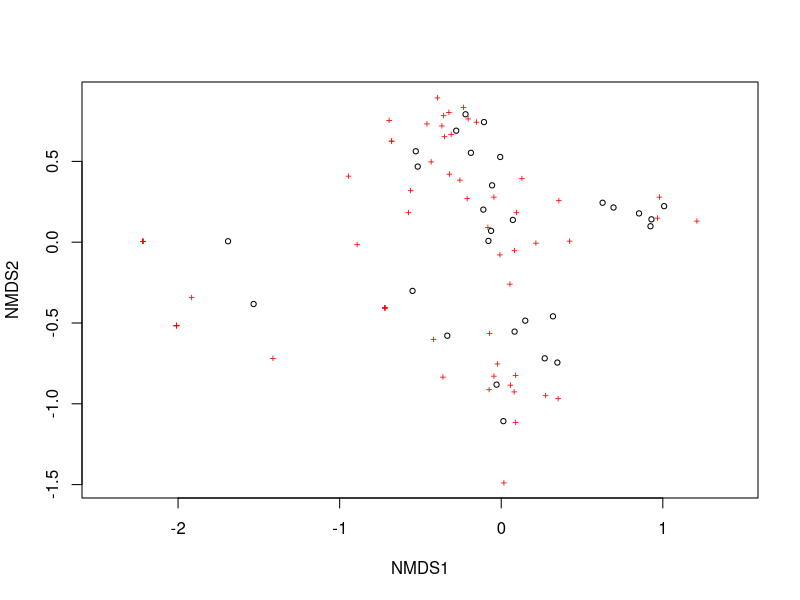
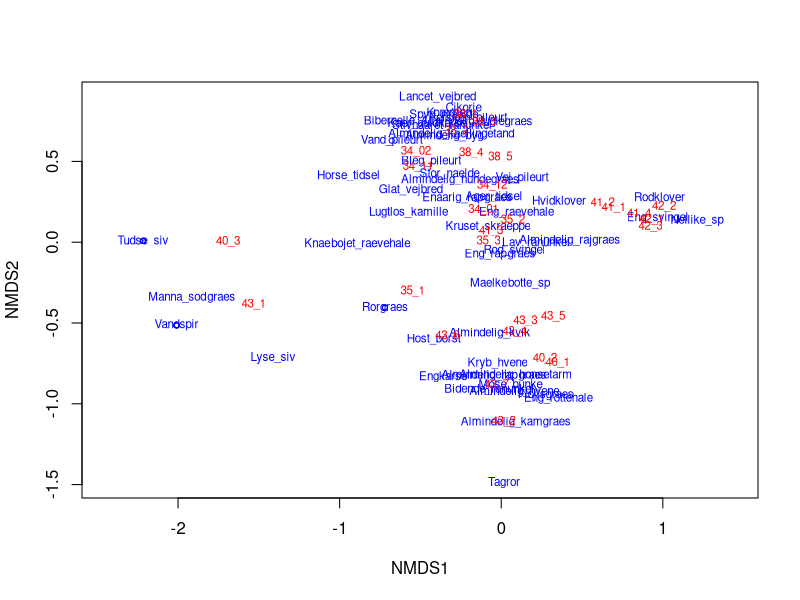
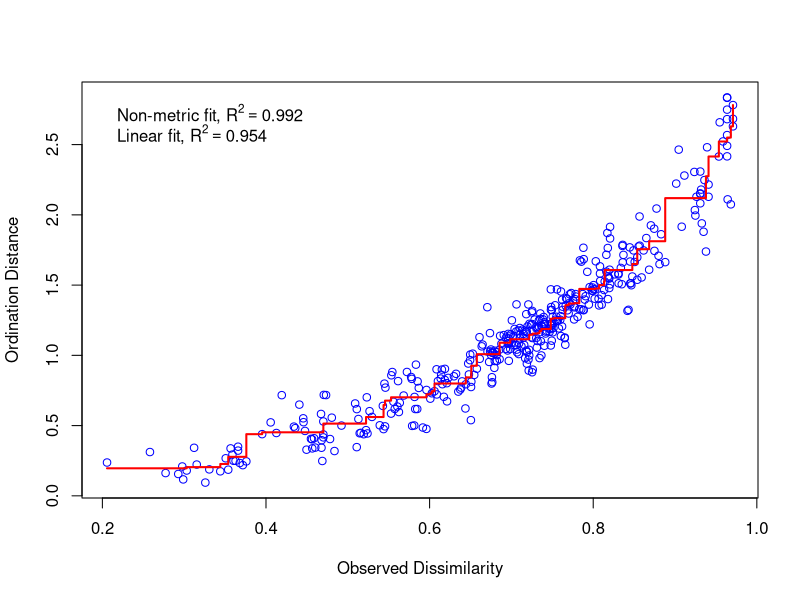
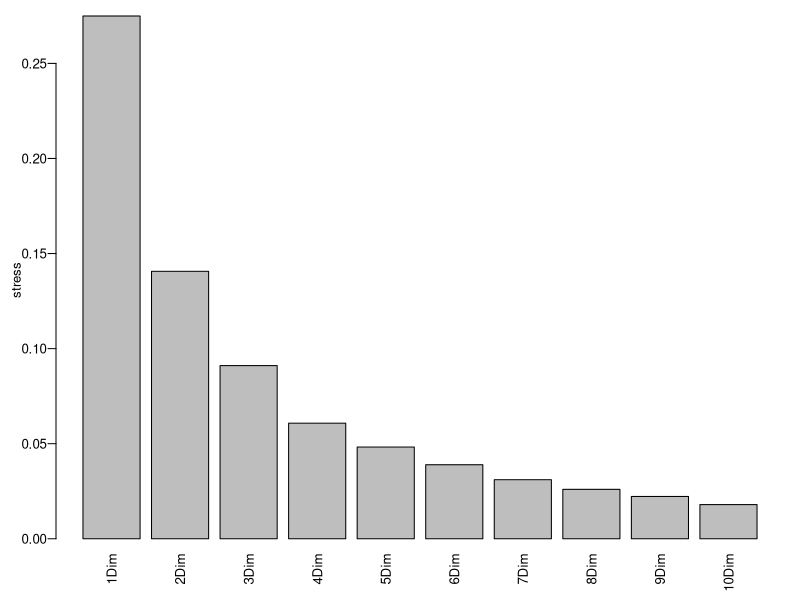
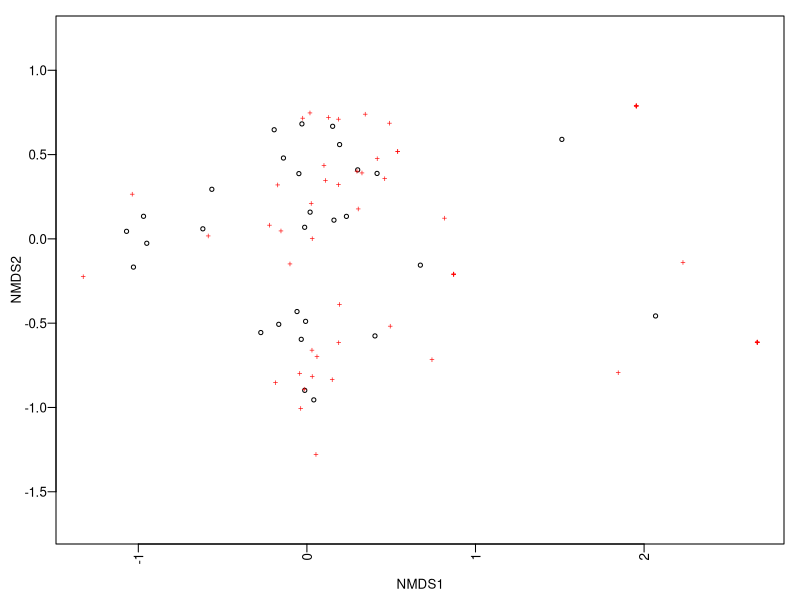
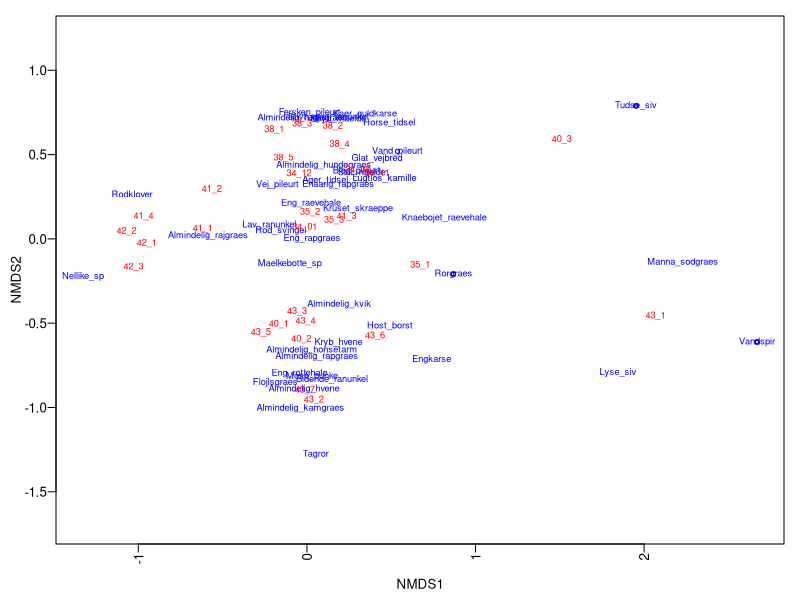
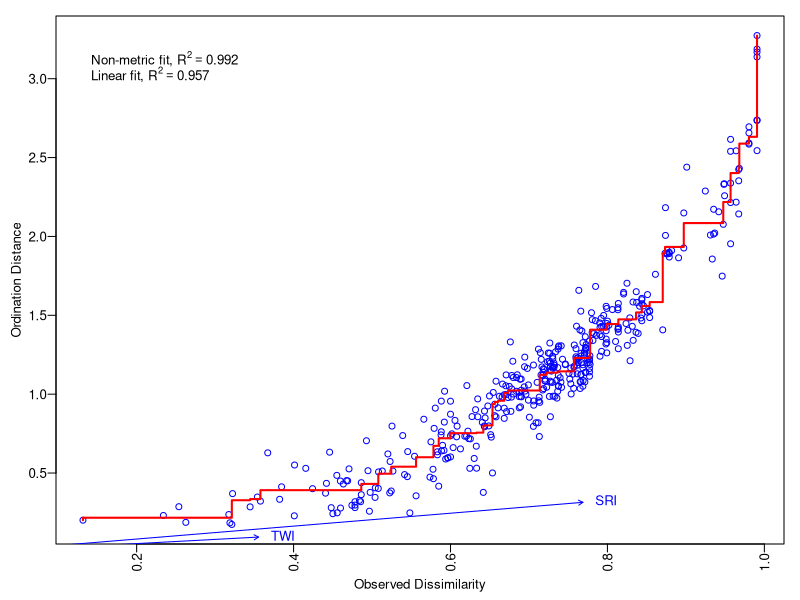
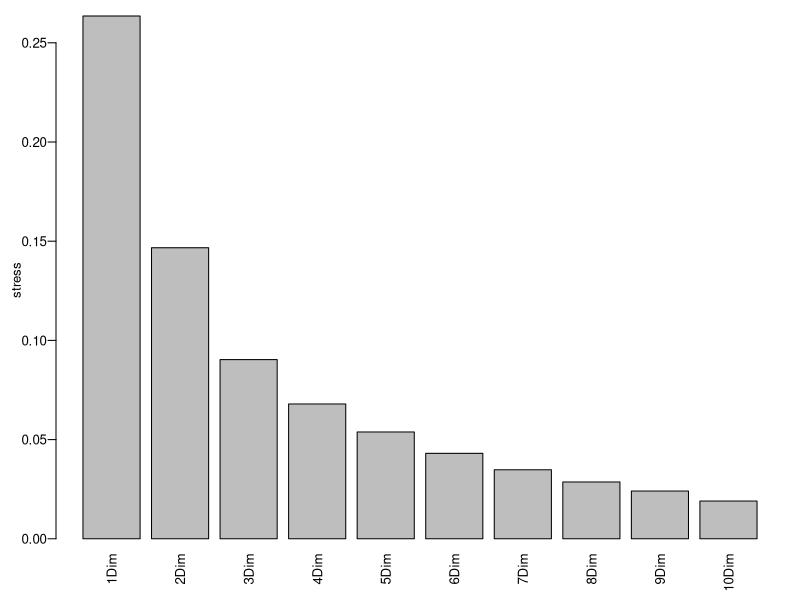

These charts were generated, in order, by the following R code: (Note: this script raises an error after producing the figures.)
# Cecilie Kristensen 201506140 
# Thesis

# NNMDS for raunkiaer data - both the data with and without the seedmixtures 

#--------------------------- Loading packages and data (renaming and combinding) ------------

# loading packages ####
library(dplyr) #structur data
library(vegan) # NMDS
library(gtools) # converting NA to 0
library(ggplot2)

# loading raunkiaer data and renaming ####
setwd('/Users/ceciliekristensen/Documents/UNI/Kandidat/Speciale_hjem /data/speciale_2020/raunkiaer')
raunkiaer <- read.csv('p_raunkiaer_all.csv', header = TRUE)

setwd('/Users/ceciliekristensen/Documents/UNI/Kandidat/Speciale_hjem /data/data_2020_12_04/')
tot_artslist<- read.csv('total_artsliste.csv',header = TRUE, sep = ';')

raunkiaer <- raunkiaer[-1]

name <- c("38_1", "34_01", "34_11", "38_2", "38_3", "38_4", "38_5",
          "34_12", "34_02", "35_1", "35_2", "35_3", "40_1", "40_2", "40_3", "41_1", "41_2", "41_3", 
          "41_4", "42_1", "42_2", "42_3", "43_1", "43_2", "43_3", "43_4", "43_5", "43_6", "43_7")

names(raunkiaer) <- name

rowname <- as.vector(tot_artslist$arter)
rownames(raunkiaer) <- rowname

pre_markareal <- c("38", "34_1", "34_0", "38", "38", "38", "38", 
  "34_1", "34_0", "35", "35", "35", "40", "40", "40", "41", "41", "41",
  "41", "42", "42", "42", "43", "43", "43", "43", "43", "43", "43")

Jord <- c("ager", "ager", "ager", "ager", "ager", "ager", "ager","ager","ager","ager","ager","ager","MVJ",
          "MVJ", "MVJ","ager","ager","ager","ager","ager","ager","ager", "MVJ", "MVJ","MVJ","MVJ","MVJ","MVJ",
          "MVJ")

# downloading environmental data ####

setwd('/Users/ceciliekristensen/Documents/UNI/Kandidat/Speciale_hjem /data/')
miljo_data <- read.csv('scale_miljo.csv')
# not including the crops data - which is loaded seperately 

# removing the data with no raunkiaer data
miljo_data <- miljo_data[5:33,]

# loading the crops data ####
setwd('/Users/ceciliekristensen/Documents/UNI/Kandidat/Speciale_hjem /data/miljo_data')
crops <- read.csv('NMDS_afgrode.csv', header = TRUE, sep = ';')

crops <- crops %>%
  dplyr::select(afgrode)

names(crops) [1] <- 'grass_score'

afgrode <- crops[5:33,]

# combinding the data and renaming ####
miljo_data <- cbind(miljo_data, afgrode, pre_markareal)

miljo <- miljo_data %>% 
  dplyr::select(log_TWI,
                SRI,
                dist_aa, 
                log_dist_kant,
                log_pH,
                C,
                N, 
                P, 
                afgrode)


names(miljo) [1] <- 'TWI' 
names(miljo) [2] <- 'SRI'
names(miljo) [3] <- 'Afstand_til_aa'
names(miljo) [4] <- 'Afstand_til_markkant'
names(miljo) [5] <- 'pH'
names(miljo) [6] <- 'C'
names(miljo) [7] <- 'N'
names(miljo) [8] <- 'P' 
names(miljo) [9] <- 'Afgrode'

# creating the data - without the herb mixtures ####

raunkiaer_nonsown <- (raunkiaer[-c(6,12,23,31,40,43,56,64,69,85), ])

## removale of the herbmixtures and other sown plants 
# 6 alm byg
# 12 alm kællingetand
# 23 bibernelle
# 31 cikorie 
# 40 eng-svingel 
# 43 esparsette 
# 56 hvidkløver
# 64 kommen 
# 69 lancet-vejbred
# 85 omvendt kløver

# der kunne godt overvejes om der var nogle som skulle fjernes eller tilføjes
# der er her valgt at bibeholdt rødkløver, alm rajgræs, 
# da de blev fundet på tværs af plottene og ikke pga en blanding

#--------------------------- NMDS with herb-mixtures -----------
# Dissimilarity coeffincient and plot ####
#This code is remowing the species which have not been observed in any of the plots 
#Therefor only the presence (p) of species


set.seed(1009)

p_raunkiaer <- raunkiaer[apply(raunkiaer,1 , function(x) !all(x==0)),]

tp_raunkiaer <- t(p_raunkiaer)

# measuring the distance "bray" between the plots                           
bray <- vegdist(tp_raunkiaer, method = "bray", binary = TRUE, wascores=TRUE)

# this code is not necessary

set.seed(1009)
NMDSraunkiaer <- vegan::metaMDS(tp_raunkiaer, distance = "bray", # bray curtis 
                              k = 3, # Number of dimensions
                              trymax = 200) # Number of tries

# plotting the NMDS with the name for the plots
plot(NMDSraunkiaer)

vegan::ordiplot(NMDSraunkiaer, type = "n") # drawing ordination space
orditorp(NMDSraunkiaer, display = "species", col = "blue", air= 0.01) #plotting species inside ordination space
orditorp(NMDSraunkiaer, display = "sites", col = "red", air = 0.01) #plotting the 5-m circles

# - see meaning in zuur p. 264 

# testing the stress level and dimensions ####
stressplot(NMDSraunkiaer)
stress.species <- vegan::goodness(NMDSraunkiaer) # 
mean(stress.species)
goodness(NMDSraunkiaer)

NMDSraunkiaer$stress

# quite good (interval 0.1 - 0.015 - which is the next best categori)

# environmental data ##

miljo_NMDS <- envfit(NMDSraunkiaer, miljo, permu = 999,strata = NULL, choices = c(1,2,3), na.rm = TRUE)
plot(miljo_NMDS)

# choices is the axes to be plotted - here 3
# testing for the number of dimensions ##

# https://stackoverflow.com/questions/49223740/cumulative-variance-explained-for-nmds-in-r/49224573

n = 10
stress <- vector(length = n)
for (i in 1:n) {
  stress[i] <- metaMDS(tp_raunkiaer, distance = "bray", k = i)$stress
}

names(stress) <- paste0(1:n, "Dim")
# x11(width = 10/2.54, height = 7/2.54)
par(mar = c(3.5,3.5,1,1), mgp = c(2, 0.6, 0), cex = 0.8, las = 2)
barplot(stress, ylab = "stress")

#--------------------------- NMDS without the herb-mixtures -------------

#This code is remowing the species which have not been observed in any of the plots
p_nonsown <- raunkiaer_nonsown[apply(raunkiaer_nonsown, 1, function(x) !all(x==0)),]

# dissimilarity matrix and plot (without herbs) ####
#turning the matrix - ready for the analysis

tp_nonsown <- t(p_nonsown)

# measuring the distance "jaccard" between the plots                           
jaccard <- vegdist(tp_nonsown, method = "bray", binary = TRUE, wascores=TRUE)

set.seed(1009)
NMDSraunkiaer_non <- vegan::metaMDS(tp_nonsown, distance = "bray", # Using bray dissimilarity
                              k = 3, # Number of dimensions
                              trymax = 200) # Number of tries


# plotting the NMDS with the name for the plots (without herbs )
plot(NMDSraunkiaer_non)
vegan::ordiplot(NMDSraunkiaer_non, type = "n") # ordination space
orditorp(NMDSraunkiaer_non, display = "species", col = "blue", air= 0.01) #s pecies inside ordination space
orditorp(NMDSraunkiaer_non, display = "sites", col = "red", air = 0.01) # sites

# - see meaning in zuur p. 264 

stressplot(NMDSraunkiaer_non)
stress.species <- vegan::goodness(NMDSraunkiaer_non) # 
mean(stress.species)
goodness(NMDSraunkiaer_non)

NMDSraunkiaer_non$stress

# environmental data (NDMS - without herbs) ##

miljo_NMDS_non <- envfit(NMDSraunkiaer_non, miljo, permu = 999,choices = c(1,2,3), strata = NULL, na.rm = TRUE)

plot(miljo_NMDS_non)

#testing the stress level and the number of dimensions (NMDS - without herbs) ####

# https://stackoverflow.com/questions/49223740/cumulative-variance-explained-for-nmds-in-r/49224573

n = 10

stress <- vector(length = n)
for (i in 1:n) {
  stress[i] <- metaMDS(tp_nonsown, distance = "bray", k = i)$stress
}

names(stress) <- paste0(1:n, "Dim")
# x11(width = 10/2.54, height = 7/2.54)
par(mar = c(3.5,3.5,1,1), mgp = c(2, 0.6, 0), cex = 0.8, las = 2)
barplot(stress, ylab = "stress")


#--------------------------- plotting with herbs (ggplot) ---------------------

# first the NMDS with herbs
# Extracting info from nmds to be used in ggplot
species.scores = as.data.frame(scores(NMDSraunkiaer)) # Creating data frame containing coordinates from nmds
species.scores$pre_markareal = miljo$pre_markareal # Adding field from data
View(species.scores)

# Extracting data for environment vectors
miljo_coord_cont = as.data.frame(scores(miljo_NMDS, "vectors")) * ordiArrowMul(miljo_NMDS) # extracting continuous variables as vectors
View(miljo_coord_cont)

# Adding environmental variables ####

set.seed(1234)
miljo_raun = envfit(NMDSraunkiaer, miljo, permutations = 999, choices = c(1,2,3), strata = NULL, na.rm = TRUE)
miljo_raun

plot(NMDSraunkiaer)
plot(miljo_raun)

# Plotting raunkiaer ordination with field shapes using ggplot ##

# NMDS1 + 2 ####

raunkiaer_gg1 = ggplot(data = species.scores, # using data from species raunkiaer ordination
                    aes(x = NMDS1, y = NMDS2)) + # defining axis
  geom_point(data = species.scores, # Using scatterplot geom
             aes(shape = jord, colour = pre_markareal,), size = 5) +
  scale_colour_manual(values = c("darkorange", "firebrick", 
                                 "red4", "red", "darkolivegreen1",
                                 "goldenrod1", "tomato2",
                                 "darkolivegreen4")) +
  theme(axis.title = element_text(size = 10, face = "bold", colour = "black"), # adjusting 
        panel.background = element_blank(), 
        panel.border = element_rect(fill = NA, colour = "black"), 
        axis.ticks = element_blank(), 
        axis.text = element_blank(), 
        legend.key = element_blank(), 
        legend.title = element_text(size = 10, face = "bold", colour = "black"), 
        legend.text = element_text(size = 9, colour = "black")) +
  labs(colour = "Markareal")

raunkiaer_gg1 # calling plot

# NMDS1 + 3 ####

raunkiaer_gg2 = ggplot(data = species.scores, # using data from species presence ordination
                       aes(x = NMDS1, y = NMDS3)) + # defining axis in esthetics
  geom_point(data = species.scores, # Using scatterplot geom
             aes(colour = pre_markareal), size = 5) +
  scale_colour_manual(values = c("darkorange", "firebrick", 
                                 "red4", "red", "darkolivegreen1",
                                 "goldenrod1", "tomato2",
                                 "darkolivegreen4"))+
  theme(axis.title = element_text(size = 10, face = "bold", colour = "black"), # adjusting apearence of plot
        panel.background = element_blank(), 
        panel.border = element_rect(fill = NA, colour = "black"), 
        axis.ticks = element_blank(), 
        axis.text = element_blank(), 
        legend.key = element_blank(), 
        legend.title = element_text(size = 10, face = "bold", colour = "black"), 
        legend.text = element_text(size = 9, colour = "black")) + 
  labs(colour = "Markareal")

raunkiaer_gg2

# NMDS2 + 3 ####

raunkiaer_gg3 = ggplot(data = species.scores, # using data from species presence ordination
                       aes(x = NMDS2, y = NMDS3)) + # defining axis in esthetics
  geom_point(data = species.scores, # Using scatterplot geom
             aes(colour = pre_markareal), size = 5) +
  scale_colour_manual(values = c("darkorange", "firebrick", 
                                 "red4", "red", "darkolivegreen1",
                                 "goldenrod1", "tomato2",
                                 "darkolivegreen4"))+
  theme(axis.title = element_text(size = 10, face = "bold", colour = "black"), # adjusting apearence of plot
        panel.background = element_blank(), 
        panel.border = element_rect(fill = NA, colour = "black"), 
        axis.ticks = element_blank(), 
        axis.text = element_blank(), 
        legend.key = element_blank(), 
        legend.title = element_text(size = 10, face = "bold", colour = "black"), 
        legend.text = element_text(size = 9, colour = "black")) +
  labs(colour = "Markareal")

raunkiaer_gg3

#---------------------------- plotting without herbs-------------------

# first the NMDS with herbs
# Extracting info from nmds to be used in ggplot
species.scores_non = as.data.frame(scores(NMDSraunkiaer_non)) # Creating data frame containing coordinates from nmds
species.scores_non$pre_markareal = miljo$pre_markareal # Adding field from data
View(species.scores_non)

# Extracting data for environment vectors
miljo_coord_cont = as.data.frame(scores(miljo_NMDS_non, "vectors")) * ordiArrowMul(miljo_NMDS_non) # extracting continuous variables as vectors
View(miljo_coord_cont)

# Adding environmental variables  ####

set.seed(1009)
miljo_raun_non = envfit(NMDSraunkiaer_non, miljo, permutations = 999, choices = c(1,2,3), strata = NULL, na.rm = TRUE)
miljo_raun_non

plot(NMDSraunkiaer_non)
plot(miljo_raun_non)

# Plotting raunkiaer ordination with field shapes using ggplot ##

# NMDS1 + 2 ####

raunkiaer_non_gg1 = ggplot(data = species.scores_non, # using data from species presence ordination
                       aes(x = NMDS1, y = NMDS2)) + # defining axis in esthetics
  geom_point(data = species.scores_non, # Using scatterplot geom
             aes(colour = pre_markareal), size = 5) +
  scale_colour_manual(values = c("darkorange", "firebrick", 
                                 "red4", "red", "darkolivegreen1",
                                 "goldenrod1", "tomato2",
                                 "darkolivegreen4"))+
  theme(axis.title = element_text(size = 10, face = "bold", colour = "black"), # adjusting apearence of plot
        panel.background = element_blank(), 
        panel.border = element_rect(fill = NA, colour = "black"), 
        axis.ticks = element_blank(), 
        axis.text = element_blank(), 
        legend.key = element_blank(), 
        legend.title = element_text(size = 10, face = "bold", colour = "black"), 
        legend.text = element_text(size = 9, colour = "black")) +
  labs(colour = "Markareal")

raunkiaer_non_gg1 # calling plot

# NMDS1 + 3 ####

raunkiaer_non_gg2 = ggplot(data = species.scores_non, # using data from species presence ordination
                       aes(x = NMDS1, y = NMDS3)) + # defining axis in esthetics
  geom_point(data = species.scores_non, # Using scatterplot geom
             aes(colour = pre_markareal), size = 5) +
  scale_colour_manual(values = c("darkorange", "firebrick", 
                                 "red4", "red", "darkolivegreen1",
                                 "goldenrod1", "tomato2",
                                 "darkolivegreen4"))+
  theme(axis.title = element_text(size = 10, face = "bold", colour = "black"), # adjusting apearence of plot
        panel.background = element_blank(), 
        panel.border = element_rect(fill = NA, colour = "black"), 
        axis.ticks = element_blank(), 
        axis.text = element_blank(), 
        legend.key = element_blank(), 
        legend.title = element_text(size = 10, face = "bold", colour = "black"), 
        legend.text = element_text(size = 9, colour = "black")) +
  labs(colour = "Markareal")

raunkiaer_non_gg2

# NMDS2 + 3 ####

raunkiaer_non_gg3 = ggplot(data = species.scores_non, # using data from species presence ordination
                       aes(x = NMDS2, y = NMDS3)) + # defining axis in esthetics
  geom_point(data = species.scores_non, # Using scatterplot geom
             aes(shape = Jord, colour = pre_markareal), size = 5) +
  scale_colour_manual(values = c("mediumorchid4", "mediumpurple1", 
                                 "lightskyblue", "cornflowerblue", "gray75",
                                 "royalblue3", "navy",
                                 "gray52"))+
  theme(axis.title = element_text(size = 10, face = "bold", colour = "black"), # adjusting apearence of plot
        panel.background = element_blank(), 
        panel.border = element_rect(fill = NA, colour = "black"), 
        axis.ticks = element_blank(), 
        axis.text = element_blank(), 
        legend.key = element_blank(), 
        legend.title = element_text(size = 10, face = "bold", colour = "black"), 
        legend.text = element_text(size = 9, colour = "black")) +
  labs(colour = "Markareal")

raunkiaer_non_gg3 


#--------------------------plotting with environmental data (herbs)-----------

# NMDS1 + 2 ####

raun_en_gg1 = ggplot(data = species.scores, # using data from species presence ordination
                    aes(x = NMDS1, y = NMDS2)) + # defining axis in esthetics
  geom_point(data = species.scores, # Using scatterplot geom
             aes(shape = Jord, colour = pre_markareal), size = 6) +
  scale_colour_manual(values = c("mediumorchid4", "mediumpurple1", 
                                 "lightskyblue", "cornflowerblue", "gray75",
                                 "royalblue3", "navy",
                                 "gray52")) + 
  geom_segment(aes(x = 0, y = 0, 
                   xend = NMDS1, 
                   yend = NMDS2),
               data = miljo_coord_cont, size = 0.5, alpha = 0.5, colour = "grey30") +
  geom_text(data = miljo_coord_cont, 
            aes(x = NMDS1, y = NMDS2), 
            colour = "grey30", 
            fontface = "bold",
            size = 5,
            label = row.names(miljo_coord_cont)) +
  theme(axis.title = element_text(size = 12, face = "bold", colour = "black"), # adjusting apearence of plot
        panel.background = element_blank(), 
        panel.border = element_rect(fill = NA, colour = "black"), 
        axis.ticks = element_blank(), 
        axis.text = element_blank(), 
        legend.key = element_blank(), 
        legend.title = element_text(size = 12, face = "bold", colour = "black"), 
        legend.text = element_text(size = 13, colour = "black")) +
  labs(colour = "Markareal")

raun_en_gg1


# NMDS1 + 3 ####

raun_en_gg2 = ggplot(data = species.scores, # using data from species presence ordination
                    aes(x = NMDS1, y = NMDS3)) + # defining axis in esthetics
  geom_point(data = species.scores, # Using scatterplot geom
             aes(shape = Jord, colour = pre_markareal), size = 6) +
  scale_colour_manual(values = c("mediumorchid4", "mediumpurple1", 
                                 "lightskyblue", "cornflowerblue", "gray75",
                                 "royalblue3", "navy",
                                 "gray52")) + 
  geom_segment(aes(x = 0, y = 0, 
                   xend = NMDS1, 
                   yend = NMDS3),
               data = miljo_coord_cont, size = 0.5, alpha = 0.5, colour = "grey30") +
  geom_text(data = miljo_coord_cont, 
            aes(x = NMDS1, y = NMDS3), 
            colour = "grey30", 
            fontface = "bold",
            size = 5,
            label = row.names(miljo_coord_cont)) +
  theme(axis.title = element_text(size = 12, face = "bold", colour = "black"), # adjusting apearence of plot
        panel.background = element_blank(), 
        panel.border = element_rect(fill = NA, colour = "black"), 
        axis.ticks = element_blank(), 
        axis.text = element_blank(), 
        legend.key = element_blank(), 
        legend.title = element_text(size = 12, face = "bold", colour = "black"), 
        legend.text = element_text(size = 13, colour = "black")) +
  labs(colour = "Markareal")

raun_en_gg2

# NMDS2 + 3 ####

raun_en_gg3 = ggplot(data = species.scores, # using data from species presence ordination
                     aes(x = NMDS2, y = NMDS3)) + # defining axis in esthetics
  geom_point(data = species.scores, # Using scatterplot geom
             aes(shape = Jord, colour = pre_markareal), size = 6) +
  scale_colour_manual(values = c("mediumorchid4", "mediumpurple1", 
                                 "lightskyblue", "cornflowerblue", "gray75",
                                 "royalblue3", "navy",
                                 "gray52")) + 
  geom_segment(aes(x = 0, y = 0, 
                   xend = NMDS2, 
                   yend = NMDS3),
               data = miljo_coord_cont, size = 0.5, alpha = 0.5, colour = "grey30") +
  geom_text(data = miljo_coord_cont, 
            aes(x = NMDS2, y = NMDS3), 
            colour = "grey30", 
            fontface = "bold",
            size = 5,
            label = row.names(miljo_coord_cont)) +
  theme(axis.title = element_text(size = 12, face = "bold", colour = "black"), # adjusting apearence of plot
        panel.background = element_blank(), 
        panel.border = element_rect(fill = NA, colour = "black"), 
        axis.ticks = element_blank(), 
        axis.text = element_blank(), 
        legend.key = element_blank(), 
        legend.title = element_text(size = 12, face = "bold", colour = "black"), 
        legend.text = element_text(size = 13, colour = "black")) +
  labs(colour = "Markareal")

raun_en_gg3

#------------------------ plotting with environmental data (without herbs) ----

# NMDS1 + 2 ####
raun_non_en_gg1 = ggplot(data = species.scores_non, # using data from species presence ordination
                     aes(x = NMDS1, y = NMDS2)) + # defining axis in esthetics
  geom_point(data = species.scores_non, # Using scatterplot geom
             aes(shape = Jord, colour = pre_markareal), size = 6) +
  scale_colour_manual(values = c("mediumorchid4", "mediumpurple1", 
                                  "lightskyblue", "cornflowerblue", "gray75",
                                  "royalblue3", "navy",
                                  "gray52")) + 
  geom_segment(aes(x = 0, y = 0, 
                   xend = NMDS1, 
                   yend = NMDS2),
               data = miljo_coord_cont, size = 0.5, alpha = 0.5, colour = "grey30") +
  geom_text(data = miljo_coord_cont, 
            aes(x = NMDS1, y = NMDS2), 
            colour = "grey30", 
            fontface = "bold",
            size = 5,
            label = row.names(miljo_coord_cont)) +
  theme(axis.title = element_text(size = 12, face = "bold", colour = "black"), # adjusting apearence of plot
        panel.background = element_blank(), 
        panel.border = element_rect(fill = NA, colour = "black"), 
        axis.ticks = element_blank(), 
        axis.text = element_blank(), 
        legend.key = element_blank(), 
        legend.title = element_text(size = 12, face = "bold", colour = "black"), 
        legend.text = element_text(size = 13, colour = "black")) +
  labs(colour = "Markareal")

raun_non_en_gg1

# NMDS1 + 3 ####

raun_non_en_gg2 = ggplot(data = species.scores_non, # using data from species presence ordination
                         aes(x = NMDS1, y = NMDS3)) + # defining axis in esthetics
  geom_point(data = species.scores_non, # Using scatterplot geom
             aes(shape = Jord, colour = pre_markareal), size = 6) +
  scale_colour_manual(values = c("mediumorchid4", "mediumpurple1", 
                                 "lightskyblue", "cornflowerblue", "gray75",
                                 "royalblue3", "navy",
                                 "gray52")) + 
  geom_segment(aes(x = 0, y = 0, 
                   xend = NMDS1, 
                   yend = NMDS3),
               data = miljo_coord_cont, size = 0.5, alpha = 0.5, colour = "grey30") +
  geom_text(data = miljo_coord_cont, 
            aes(x = NMDS1, y = NMDS3), 
            colour = "grey30", 
            fontface = "bold",
            size = 5,
            label = row.names(miljo_coord_cont)) +
  theme(axis.title = element_text(size = 12, face = "bold", colour = "black"), # adjusting apearence of plot
        panel.background = element_blank(), 
        panel.border = element_rect(fill = NA, colour = "black"), 
        axis.ticks = element_blank(), 
        axis.text = element_blank(), 
        legend.key = element_blank(), 
        legend.title = element_text(size = 12, face = "bold", colour = "black"), 
        legend.text = element_text(size = 13, colour = "black")) +
  labs(colour = "Markareal")

raun_non_en_gg2

# NMDS2 + 3 ####

raun_non_en_gg3 = ggplot(data = species.scores_non, # using data from species presence ordination
                         aes(x = NMDS2, y = NMDS3)) + # defining axis in esthetics
  geom_point(data = species.scores_non, # Using scatterplot geom
             aes(shape = Jord, colour = pre_markareal), size = 6) +
  scale_colour_manual(values = c("mediumorchid4", "mediumpurple1", 
                                 "lightskyblue", "cornflowerblue", "gray75",
                                 "royalblue3", "navy",
                                 "gray52")) + 
  geom_segment(aes(x = 0, y = 0, 
                   xend = NMDS2, 
                   yend = NMDS3),
               data = miljo_coord_cont, size = 0.5, alpha = 0.5, colour = "grey30") +
  geom_text(data = miljo_coord_cont, 
            aes(x = NMDS2, y = NMDS3), 
            colour = "grey30", 
            fontface = "bold",
            size = 5,
            label = row.names(miljo_coord_cont)) +
  theme(axis.title = element_text(size = 12, face = "bold", colour = "black"), # adjusting apearence of plot
        panel.background = element_blank(), 
        panel.border = element_rect(fill = NA, colour = "black"), 
        axis.ticks = element_blank(), 
        axis.text = element_blank(), 
        legend.key = element_blank(), 
        legend.title = element_text(size = 12, face = "bold", colour = "black"), 
        legend.text = element_text(size = 13, colour = "black")) +
  labs(colour = "Markareal")

raun_non_en_gg3


#----------------------------- end --------------------------


